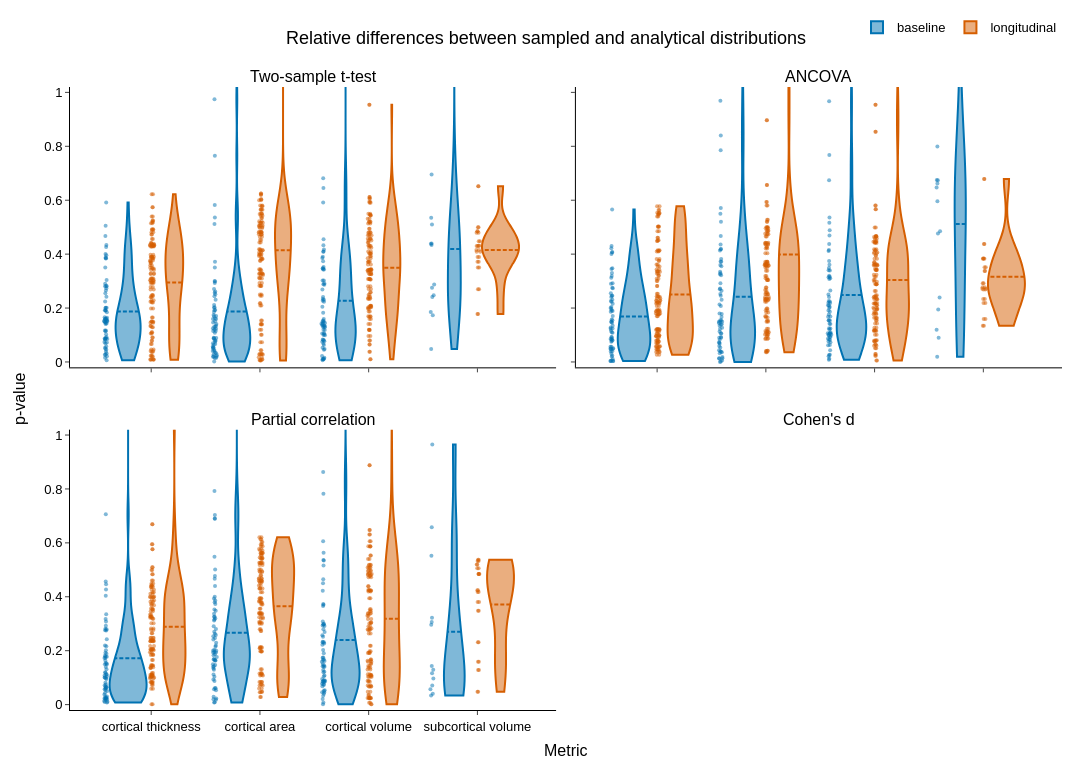

The code cell stored with this chart in its notebook:
### Code cell
plot_relative_difference_violins(value_type="pvalue")

### Figure 1 — Plotly figure (JSON) as saved in the notebook; plotly's stock layout.template omitted (floating-point values rounded to 4 significant figures; data arrays with more than 128 entries replaced by an {"elided": "..."} marker saying what was removed)
{"data": [{"alignmentgroup": "student", "jitter": 0.12, "legendgroup": "baseline", "marker": {"color": "#0072B2", "opacity": 0.5, "size": 4}, "meanline": {"visible": true}, "name": "baseline", "offsetgroup": "baseline", "pointpos": -1.2, "points": "all", "scalegroup": "student", "scalemode": "width", "showlegend": true, "spanmode": "hard", "type": "violin", "x": {"elided": "218 str values"}, "xaxis": "x", "y": {"elided": "218 float values"}, "yaxis": "y"}, {"alignmentgroup": "student", "jitter": 0.12, "legendgroup": "longitudinal", "marker": {"color": "#D55E00", "opacity": 0.5, "size": 4}, "meanline": {"visible": true}, "name": "longitudinal", "offsetgroup": "longitudinal", "pointpos": -1.2, "points": "all", "scalegroup": "student", "scalemode": "width", "showlegend": true, "spanmode": "hard", "type": "violin", "x": {"elided": "436 str values"}, "xaxis": "x", "y": {"elided": "436 float values"}, "yaxis": "y"}, {"alignmentgroup": "ancova", "jitter": 0.12, "legendgroup": "baseline", "marker": {"color": "#0072B2", "opacity": 0.5, "size": 4}, "meanline": {"visible": true}, "name": "baseline", "offsetgroup": "baseline", "pointpos": -1.2, "points": "all", "scalegroup": "ancova", "scalemode": "width", "showlegend": false, "spanmode": "hard", "type": "violin", "x": {"elided": "218 str values"}, "xaxis": "x2", "y": {"elided": "218 float values"}, "yaxis": "y2"}, {"alignmentgroup": "ancova", "jitter": 0.12, "legendgroup": "longitudinal", "marker": {"color": "#D55E00", "opacity": 0.5, "size": 4}, "meanline": {"visible": true}, "name": "longitudinal", "offsetgroup": "longitudinal", "pointpos": -1.2, "points": "all", "scalegroup": "ancova", "scalemode": "width", "showlegend": false, "spanmode": "hard", "type": "violin", "x": {"elided": "436 str values"}, "xaxis": "x2", "y": {"elided": "436 float values"}, "yaxis": "y2"}, {"alignmentgroup": "partial_correlation", "jitter": 0.12, "legendgroup": "baseline", "marker": {"color": "#0072B2", "opacity": 0.5, "size": 4}, "meanline": {"visible": true}, "name": "baseline", "offsetgroup": "baseline", "pointpos": -1.2, "points": "all", "scalegroup": "partial_correlation", "scalemode": "width", "showlegend": false, "spanmode": "hard", "type": "violin", "x": {"elided": "218 str values"}, "xaxis": "x3", "y": {"elided": "218 float values"}, "yaxis": "y3"}, {"alignmentgroup": "partial_correlation", "jitter": 0.12, "legendgroup": "longitudinal", "marker": {"color": "#D55E00", "opacity": 0.5, "size": 4}, "meanline": {"visible": true}, "name": "longitudinal", "offsetgroup": "longitudinal", "pointpos": -1.2, "points": "all", "scalegroup": "partial_correlation", "scalemode": "width", "showlegend": false, "spanmode": "hard", "type": "violin", "x": {"elided": "436 str values"}, "xaxis": "x3", "y": {"elided": "436 float values"}, "yaxis": "y3"}], "layout": {"annotations": [{"font": {"size": 16}, "showarrow": false, "text": "Two-sample t-test", "x": 0.245, "xanchor": "center", "xref": "paper", "y": 1, "yanchor": "bottom", "yref": "paper"}, {"font": {"size": 16}, "showarrow": false, "text": "ANCOVA", "x": 0.755, "xanchor": "center", "xref": "paper", "y": 1, "yanchor": "bottom", "yref": "paper"}, {"font": {"size": 16}, "showarrow": false, "text": "Partial correlation", "x": 0.245, "xanchor": "center", "xref": "paper", "y": 0.45, "yanchor": "bottom", "yref": "paper"}, {"font": {"size": 16}, "showarrow": false, "text": "Cohen's d", "x": 0.755, "xanchor": "center", "xref": "paper", "y": 0.45, "yanchor": "bottom", "yref": "paper"}, {"font": {"size": 16}, "showarrow": false, "text": "Metric", "x": 0.5, "xanchor": "center", "xref": "paper", "y": 0, "yanchor": "top", "yref": "paper", "yshift": -30}, {"font": {"size": 16}, "showarrow": false, "text": "p-value", "textangle": -90, "x": 0, "xanchor": "right", "xref": "paper", "xshift": -40, "y": 0.5, "yanchor": "middle", "yref": "paper"}], "font": {"color": "black", "family": "Arial", "size": 13}, "height": 780, "legend": {"orientation": "h", "title": {"text": ""}, "x": 1, "xanchor": "right", "y": 1.12}, "margin": {"b": 70, "l": 70, "r": 30, "t": 80}, "title": {"text": "Relative differences between sampled and analytical distributions", "x": 0.5}, "violingap": 0.15, "violingroupgap": 0.2, "violinmode": "group", "width": 1200, "xaxis": {"anchor": "y", "categoryarray": ["thickness", "area", "volume", "subcortical_volume"], "categoryorder": "array", "domain": [0, 0.49], "linecolor": "black", "linewidth": 1, "matches": "x3", "showline": true, "showticklabels": false, "ticklen": 4, "tickmode": "array", "ticks": "outside", "ticktext": ["cortical thickness", "cortical area", "cortical volume", "subcortical volume"], "tickvals": ["thickness", "area", "volume", "subcortical_volume"]}, "xaxis2": {"anchor": "y2", "categoryarray": ["thickness", "area", "volume", "subcortical_volume"], "categoryorder": "array", "domain": [0.51, 1], "linecolor": "black", "linewidth": 1, "matches": "x4", "showline": true, "showticklabels": false, "ticklen": 4, "tickmode": "array", "ticks": "outside", "ticktext": ["cortical thickness", "cortical area", "cortical volume", "subcortical volume"], "tickvals": ["thickness", "area", "volume", "subcortical_volume"]}, "xaxis3": {"anchor": "y3", "categoryarray": ["thickness", "area", "volume", "subcortical_volume"], "categoryorder": "array", "domain": [0, 0.49], "linecolor": "black", "linewidth": 1, "showline": true, "ticklen": 4, "tickmode": "array", "ticks": "outside", "ticktext": ["cortical thickness", "cortical area", "cortical volume", "subcortical volume"], "tickvals": ["thickness", "area", "volume", "subcortical_volume"]}, "xaxis4": {"anchor": "y4", "categoryarray": ["thickness", "area", "volume", "subcortical_volume"], "categoryorder": "array", "domain": [0.51, 1], "linecolor": "black", "linewidth": 1, "showline": true, "ticklen": 4, "tickmode": "array", "ticks": "outside", "ticktext": ["cortical thickness", "cortical area", "cortical volume", "subcortical volume"], "tickvals": ["thickness", "area", "volume", "subcortical_volume"]}, "yaxis": {"anchor": "x", "domain": [0.55, 1], "linecolor": "black", "linewidth": 1, "range": [-0.02, 1.02], "showline": true, "ticklen": 4, "ticks": "outside", "zeroline": false}, "yaxis2": {"anchor": "x2", "domain": [0.55, 1], "linecolor": "black", "linewidth": 1, "matches": "y", "range": [-0.02, 1.02], "showline": true, "showticklabels": false, "ticklen": 4, "ticks": "outside", "zeroline": false}, "yaxis3": {"anchor": "x3", "domain": [0, 0.45], "linecolor": "black", "linewidth": 1, "range": [-0.02, 1.02], "showline": true, "ticklen": 4, "ticks": "outside", "zeroline": false}, "yaxis4": {"anchor": "x4", "domain": [0, 0.45], "linecolor": "black", "linewidth": 1, "matches": "y3", "range": [-0.02, 1.02], "showline": true, "showticklabels": false, "ticklen": 4, "ticks": "outside", "zeroline": false}}}
